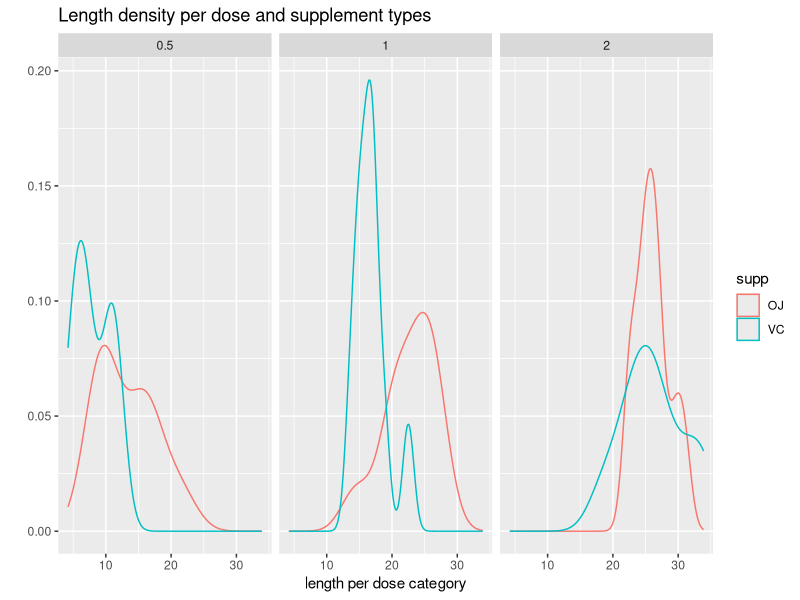

The R script that drew this image:
## ---- chunk 1
library(datasets) ; library(ggplot2)
tdata<-ToothGrowth
#basic summary of dataset
summary(tdata)

# plot densities
qplot(data=tdata, x=len, color= supp,geom="density",  facets=. ~ dose, xlab = "length per dose category", main="Length density per dose and supplement types", labels="supplement type")
